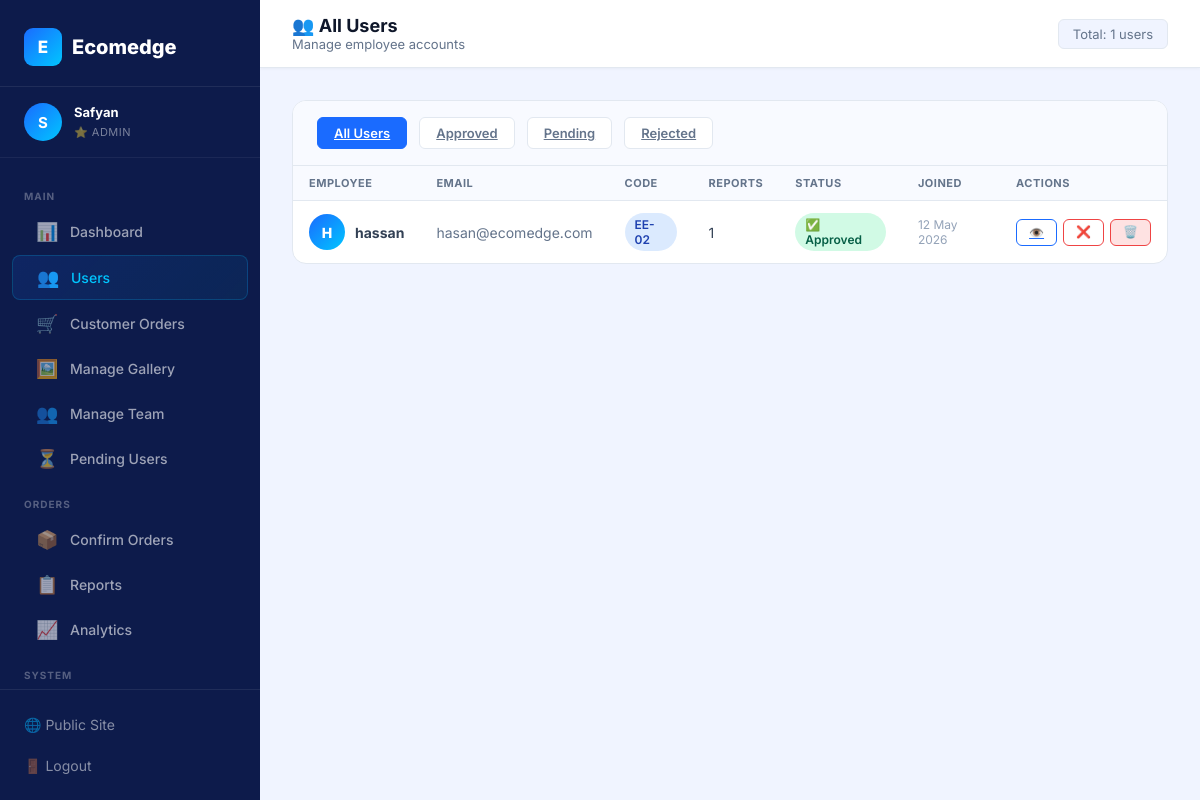
The app's page /dashboard/users.php (signed in) with its own data.
### tables this page shows
CREATE TABLE `users` (
  `id` int(11) NOT NULL AUTO_INCREMENT,
  `name` varchar(100) NOT NULL,
  `email` varchar(150) NOT NULL,
  `password` varchar(255) NOT NULL,
  `employee_code` varchar(20) NOT NULL,
  `role` enum('admin','user') DEFAULT 'user',
  `status` enum('pending','approved','rejected') DEFAULT 'pending',
  `profile_image` varchar(255) DEFAULT NULL,
  `created_at` timestamp NOT NULL DEFAULT current_timestamp(),
  `updated_at` timestamp NOT NULL DEFAULT current_timestamp() ON UPDATE current_timestamp(),
  PRIMARY KEY (`id`),
  UNIQUE KEY `email` (`email`)
);

### dashboard/users.php (the view, shortened to what this page needs)
<?php
$db = getDB();
$filter = $_GET['status'] ?? 'all';
$current_id = $_SESSION['user_id'];
$where  = $filter !== 'all' ? "WHERE id != $current_id AND status='$filter'" : "WHERE id != $current_id";
$users  = $db->query("SELECT u.*, (SELECT COUNT(*) FROM reports r WHERE r.user_id=u.id) as report_count FROM users u $where ORDER BY u.created_at DESC")->fetch_all(MYSQLI_ASSOC);
?>
<!DOCTYPE html>
<html lang="en">
<head>
    <link rel="stylesheet" href="../assets/css/dashboard.css">
</head>
<body class="dash-body">
<?php include 'includes/sidebar.php'; ?>
<div class="main-content">
    <div class="topbar">
        <div class="topbar-left"><h2>👥 All Users</h2><p>Manage employee accounts</p></div>
        <div class="topbar-right"><span class="topbar-date">Total: <?= count($users) ?> users</span></div>
    </div>
    <div class="page-body">
        <div class="dash-panel">
            <div class="filter-row">
                <?php foreach(['all'=>'All Users','approved'=>'Approved','pending'=>'Pending','rejected'=>'Rejected'] as $k=>$lbl): ?>
                <a href="?status=<?= $k ?>" class="filter-btn <?= $filter===$k?'active':'' ?>"><?= $lbl ?></a>
                <?php endforeach; ?>
            </div>
            <?php if (empty($users)): ?>
            <div class="empty-state"><div class="empty-icon">👥</div><h3>No Users Found</h3></div>
            <?php else: ?>
            <table class="dash-table">
                <thead><tr><th>Employee</th><th>Email</th><th>Code</th><th>Reports</th><th>Status</th><th>Joined</th><th>Actions</th></tr></thead>
                <tbody>
                <?php foreach ($users as $u): ?>
                <tr>
                    <td>
                        <div style="display:flex;align-items:center;gap:10px">
                            <div style="width:36px;height:36px;background:linear-gradient(135deg,#1a6bff,#00c6ff);border-radius:50%;display:flex;align-items:center;justify-content:center;font-weight:800;font-size:14px;color:white;flex-shrink:0;overflow:hidden">
                                <?php if ($u['profile_image']): ?>
                                    <img src="../<?= $u['profile_image'] ?>" style="width:100%;height:100%;object-fit:cover">
                                <?php else: ?>
                                    <?= strtoupper(substr($u['name'],0,1)) ?>
                                <?php endif; ?>
                            </div>
                            <strong><?= htmlspecialchars($u['name']) ?></strong>
                        </div>
                    </td>
                    <td style="color:#64748b"><?= htmlspecialchars($u['email']) ?></td>
                    <td>
                        <span class="badge badge-info"><?= $u['employee_code'] ?></span>
                    </td>
                    <td><?= $u['report_count'] ?></td>
                    <td>
                        <?php if ($u['status']==='approved'): ?><span class="badge badge-success">✅ Approved</span>
                        <?php elseif ($u['status']==='pending'):  ?><span class="badge badge-warning">⏳ Pending</span>
                        <?php else: ?><span class="badge badge-danger">❌ Rejected</span><?php endif; ?>
                    </td>
                    <td style="color:#94a3b8;font-size:12px"><?= date('d M Y', strtotime($u['created_at'])) ?></td>
                    <td>
                        <div style="display:flex;gap:6px">
                            <a href="user_history.php?id=<?= $u['id'] ?>" class="filter-btn" title="View History" style="padding:5px 12px;font-size:12px;display:flex;align-items:center;justify-content:center;color:#1a6bff;border-color:#1a6bff;">👁️</a>
                            <form method="POST" style="display:flex;gap:6px">
                                <?php if ($u['status']!=='rejected'): ?>
                                <button name="action" value="rejected" class="filter-btn danger" style="padding:5px 12px;font-size:12px" title="Reject" onclick="return confirm('Reject this user?')">❌</button>
                                <?php endif; ?>
                                <button name="action" value="delete" class="filter-btn danger" style="padding:5px 12px;font-size:12px; background: #fee2e2;" title="Delete Permanently" onclick="return confirm('⚠️ PERMANENT DELETE: Are you sure you want to delete this user? All their records will be lost!')">🗑️</button>
                            </form>
                        </div>
                    </td>
                </tr>
                <?php endforeach; ?>
                </tbody>
            </table>
            <?php endif; ?>
        </div>
    </div>
</div>
</body>
</html>

### assets/css/dashboard.css (style rules this page uses)
* { margin:0; padding:0; box-sizing:border-box; }
body.dash-body { font-family: 'Inter', sans-serif; background: #f0f4ff; display: flex; min-height: 100vh; color: #0f172a; }
.main-content { margin-left: 260px; flex: 1; display: flex; flex-direction: column; min-height: 100vh; }
.topbar { background: white; padding: 0 32px; height: 68px; display: flex; align-items: center; justify-content: space-between; border-bottom: 1px solid #e2e8f0; position: sticky; top: 0; z-index: 50; box-shadow: 0 1px 3px rgba(0,0,0,0.04); }
.topbar-left h2 { font-size: 18px; font-weight: 700; color: #0f172a; }
.topbar-left p { font-size: 13px; color: #64748b; }
.topbar-right { display: flex; align-items: center; gap: 16px; }
.topbar-date { font-size: 13px; color: #64748b; background: #f0f4ff; padding: 6px 14px; border-radius: 6px; border: 1px solid #e2e8f0; }
.page-body { padding: 32px; flex: 1; }
.dash-panel { background: white; border-radius: 14px; border: 1px solid #e2e8f0; overflow: hidden; margin-bottom: 24px; }
.dash-table { width: 100%; border-collapse: collapse; }
.dash-table th { text-align: left; padding: 10px 16px; font-size: 11px; font-weight: 700; color: #64748b; text-transform: uppercase; letter-spacing: 0.5px; background: #f8faff; border-bottom: 1px solid #e2e8f0; }
.dash-table td { padding: 12px 16px; font-size: 14px; color: #334155; border-bottom: 1px solid #f0f4ff; }
.dash-table tr:last-child td { border-bottom: none; }
.badge { display: inline-flex; align-items: center; gap: 4px; padding: 4px 10px; border-radius: 20px; font-size: 12px; font-weight: 600; }
.badge-success { background: #d1fae5; color: #065f46; }
.badge-info { background: #dbeafe; color: #1e40af; }
.filter-row { display: flex; align-items: center; gap: 12px; padding: 16px 24px; background: #f8faff; border-bottom: 1px solid #e2e8f0; flex-wrap: wrap; }
.filter-btn { padding: 7px 16px; border-radius: 6px; font-size: 13px; font-weight: 600; border: 1.5px solid #e2e8f0; background: white; color: #64748b; cursor: pointer; transition: all 0.2s; }
.filter-btn:hover, .filter-btn.active { background: #1a6bff; border-color: #1a6bff; color: white; }
.filter-btn.danger { border-color: #ef4444; color: #ef4444; }

### records on screen
users: name "H", name "hassan", email "hasan@ecomedge.com", employee_code "EE-02", report_count "1", status "✅ Approved", created_at "12 May 2026"

### other values on screen
$initial "S"
$name "Safyan"
count($users) "1"
$lbl "All Users"
$lbl "Approved"
$lbl "Pending"
$lbl "Rejected"
